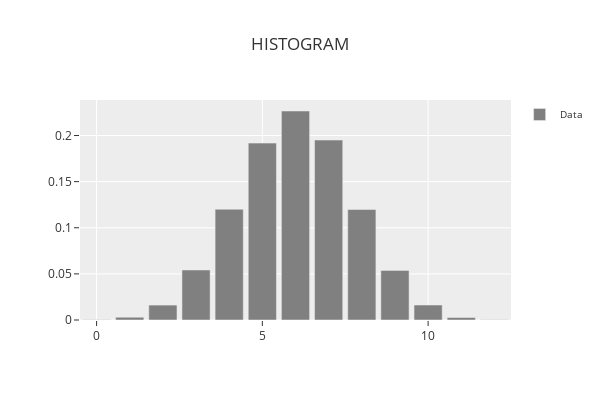

Notebook cell for this chart:
### Markdown cell above
**Plot a histogram of the dataset values to visualize the distribution**

### Code cell
phi.plot_histogram()

### Figure 1 — Plotly figure (JSON) as saved in the notebook; plotly's stock layout.template omitted (floating-point values rounded to 4 significant figures)
{"data": [{"marker": {"color": "rgba(128,128,128,1)"}, "name": "Data", "showlegend": true, "type": "bar", "x": [0.0, 1.0, 2.0, 3.0, 4.0, 5.0, 6.0, 7.0, 8.0, 9.0, 10.0, 11.0, 12.0], "y": [0.00025, 0.003, 0.01617, 0.05422, 0.1201, 0.1918, 0.2266, 0.1951, 0.1198, 0.0538, 0.01625, 0.00266, 0.00025]}], "layout": {"bargap": 0.15, "height": 400, "legend": {"font": {"size": 10}, "orientation": "v", "title": {"font": {"size": 11}}, "xanchor": "left", "y": 1, "yanchor": "auto"}, "title": {"text": "HISTOGRAM"}, "width": 600, "xaxis": {"title": {}}, "yaxis": {"title": {}}}}
